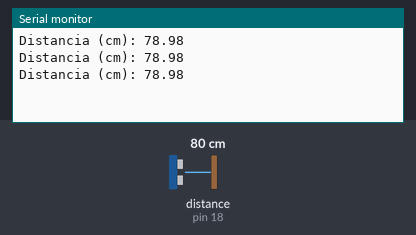
Bench run of a sketch on a simulated Arduino Uno, built with avr-gcc and run on an emulated ATmega328P. On the bench: the last lines printed to the serial monitor. Wiring (inferred from the names in the program): ultrasonic range finder: trigger pin 5; echo pin 18. Inputs (shaded band) come from the test bench; at power-on: distance to the obstacle (sensor on pin 18) 80 cm. The echo pulse lasts 58.3 µs per cm.

Above: at 1.3 s.
1.4 s: distance to the obstacle (sensor on pin 18) set to 2 cm
At 1.9 s:
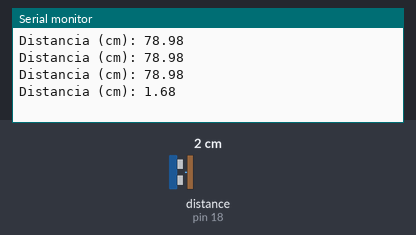
2.9 s: distance to the obstacle (sensor on pin 18) set to 4 cm
At 3.4 s:
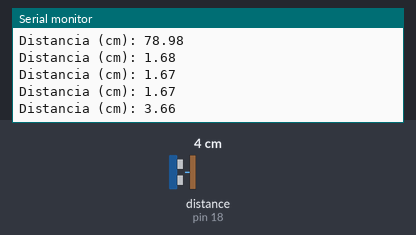
Timing chart, 0 to 5.9 s (numbered marks = the images above; inputs shaded):
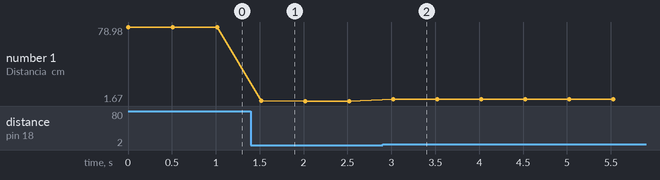

Measured:
- after the input at 1.4 s, the serial monitor: prints a new line after 0.12 s (image 1)
- after the input at 2.9 s, the serial monitor: prints a new line after 0.12 s (image 2)
- plotted number 1: 78.98 → 1.67 after the input at 1.4 s, 1.67 → 3.66 after the input at 2.9 s

The sketch:

Sensor-de-Distancia.ino
```cpp
//Codigo Prueba sensor distancia
const int trigPin = 5;   // Pin conectado al Trigger del sensor ultrasónico
const int echoPin = 18;  // Pin conectado al Echo del sensor ultrasónico

// Definiciones
#define SOUND_SPEED 0.034  // Velocidad del sonido en cm/us
long duration;           //Variable de Tiempo de retorno
float distanceCm;        //Variable de conversion a cm

void setup() {
  //Inicio Comunicacion serial
  Serial.begin(115200);
  //Setup de Sensor distancia
  pinMode(trigPin, OUTPUT);
  pinMode(echoPin, INPUT);
}

void loop() {
  //Etapa medicion de nivel
  digitalWrite(trigPin, LOW);
  delayMicroseconds(20);

  //Inicio medicion de distancia
  digitalWrite(trigPin, HIGH);
  delayMicroseconds(100);
  digitalWrite(trigPin, LOW);

  //Tiempo de retorno y calculo de distancia
  duration = pulseIn(echoPin, HIGH);
  distanceCm = duration * SOUND_SPEED / 2;

  // Mostrar la distancia en el Monitor Serial
  Serial.print("Distancia (cm): ");
  Serial.println(distanceCm);
  delay(500);
}
```
